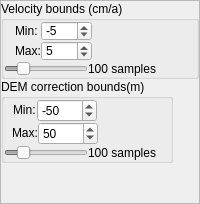
            <widget class="QFrame" name="frame_5">
             <property name="frameShape">
              <enum>QFrame::StyledPanel</enum>
             </property>
             <property name="frameShadow">
              <enum>QFrame::Raised</enum>
             </property>
             <layout class="QGridLayout" name="gridLayout_3">
              <property name="leftMargin">
               <number>0</number>
              </property>
              <property name="topMargin">
               <number>0</number>
              </property>
              <property name="rightMargin">
               <number>0</number>
              </property>
              <property name="bottomMargin">
               <number>0</number>
              </property>
              <property name="spacing">
               <number>0</number>
              </property>
              <item row="0" column="0">
               <widget class="QGroupBox" name="groupBox_16">
                <property name="sizePolicy">
                 <sizepolicy hsizetype="Preferred" vsizetype="Fixed">
                  <horstretch>0</horstretch>
                  <verstretch>0</verstretch>
                 </sizepolicy>
                </property>
                <property name="title">
                 <string>Velocity bounds (cm/a)</string>
                </property>
                <layout class="QFormLayout" name="formLayout_5">
                 <property name="formAlignment">
                  <set>Qt::AlignLeading|Qt::AlignLeft|Qt::AlignTop</set>
                 </property>
                 <property name="horizontalSpacing">
                  <number>0</number>
                 </property>
                 <property name="verticalSpacing">
                  <number>0</number>
                 </property>
                 <property name="leftMargin">
                  <number>0</number>
                 </property>
                 <property name="topMargin">
                  <number>0</number>
                 </property>
                 <property name="rightMargin">
                  <number>0</number>
                 </property>
                 <property name="bottomMargin">
                  <number>0</number>
                 </property>
                 <item row="0" column="1">
                  <layout class="QVBoxLayout" name="verticalLayout_5">
                   <property name="spacing">
                    <number>0</number>
                   </property>
                   <item>
                    <layout class="QHBoxLayout" name="horizontalLayout_6">
                     <item>
                      <layout class="QGridLayout" name="gridLayout_27">
                       <property name="spacing">
                        <number>0</number>
                       </property>
                       <item row="0" column="0">
                        <widget class="QLabel" name="label_7">
                         <property name="enabled">
                          <bool>true</bool>
                         </property>
                         <property name="sizePolicy">
                          <sizepolicy hsizetype="Fixed" vsizetype="Fixed">
                           <horstretch>0</horstretch>
                           <verstretch>0</verstretch>
                          </sizepolicy>
                         </property>
                         <property name="text">
                          <string>Min:</string>
                         </property>
                        </widget>
                       </item>
                       <item row="1" column="0">
                        <widget class="QLabel" name="label_9">
                         <property name="enabled">
                          <bool>true</bool>
                         </property>
                         <property name="sizePolicy">
                          <sizepolicy hsizetype="Fixed" vsizetype="Fixed">
                           <horstretch>0</horstretch>
                           <verstretch>0</verstretch>
                          </sizepolicy>
                         </property>
                         <property name="text">
                          <string>Max:</string>
                         </property>
                        </widget>
                       </item>
                       <item row="0" column="1">
                        <widget class="QSpinBox" name="tab_tempuw_spin_box_vel_min">
                         <property name="enabled">
                          <bool>true</bool>
                         </property>
                         <property name="sizePolicy">
                          <sizepolicy hsizetype="Fixed" vsizetype="Fixed">
                           <horstretch>3</horstretch>
                           <verstretch>0</verstretch>
                          </sizepolicy>
                         </property>
                         <property name="minimumSize">
                          <size>
                           <width>0</width>
                           <height>20</height>
                          </size>
                         </property>
                         <property name="wrapping">
                          <bool>false</bool>
                         </property>
                         <property name="frame">
                          <bool>true</bool>
                         </property>
                         <property name="minimum">
                          <number>-100</number>
                         </property>
                         <property name="maximum">
                          <number>100</number>
                         </property>
                         <property name="singleStep">
                          <number>1</number>
                         </property>
                         <property name="value">
                          <number>-5</number>
                         </property>
                         <property name="displayIntegerBase">
                          <number>10</number>
                         </property>
                        </widget>
                       </item>
                       <item row="1" column="1">
                        <widget class="QSpinBox" name="tab_tempuw_spin_box_vel_max">
                         <property name="enabled">
                          <bool>true</bool>
                         </property>
                         <property name="sizePolicy">
                          <sizepolicy hsizetype="Fixed" vsizetype="Fixed">
                           <horstretch>3</horstretch>
                           <verstretch>0</verstretch>
                          </sizepolicy>
                         </property>
                         <property name="minimumSize">
                          <size>
                           <width>0</width>
                           <height>20</height>
                          </size>
                         </property>
                         <property name="minimum">
                          <number>-100</number>
                         </property>
                         <property name="maximum">
                          <number>100</number>
                         </property>
                         <property name="singleStep">
                          <number>1</number>
                         </property>
                         <property name="value">
                          <number>5</number>
                         </property>
                        </widget>
                       </item>
                      </layout>
                     </item>
                     <item>
                      <widget class="QPushButton" name="tab_tempuw_push_button_vel_bound_sync">
                       <property name="sizePolicy">
                        <sizepolicy hsizetype="Fixed" vsizetype="Fixed">
                         <horstretch>1</horstretch>
                         <verstretch>0</verstretch>
                        </sizepolicy>
                       </property>
                       <property name="maximumSize">
                        <size>
                         <width>40</width>
                         <height>40</height>
                        </size>
                       </property>
                       <property name="toolTip">
                        <string>Synchronise velocity bounds</string>
                       </property>
                       <property name="toolTipDuration">
                        <number>3000</number>
                       </property>
                       <property name="text">
                        <string/>
                       </property>
                       <property name="icon">
                        <iconset resource="../../../resources/qrc/icons_128.qrc">
                         <normaloff>:/icons/128/synchronise_gray.png</normaloff>
                         <activeon>:/icons/128/synchronise_blue.png</activeon>:/icons/128/synchronise_gray.png</iconset>
                       </property>
                       <property name="iconSize">
                        <size>
                         <width>28</width>
                         <height>28</height>
                        </size>
                       </property>
                       <property name="checkable">
                        <bool>true</bool>
                       </property>
                       <property name="checked">
                        <bool>false</bool>
                       </property>
                       <property name="flat">
                        <bool>true</bool>
                       </property>
                      </widget>
                     </item>
                    </layout>
                   </item>
                   <item>
                    <layout class="QHBoxLayout" name="horizontalLayout_2">
                     <property name="spacing">
                      <number>0</number>
                     </property>
                     <item>
                      <widget class="QSlider" name="tab_tempuw_slider_vel_n_samples">
                       <property name="enabled">
                        <bool>false</bool>
                       </property>
                       <property name="sizePolicy">
                        <sizepolicy hsizetype="Fixed" vsizetype="Fixed">
                         <horstretch>0</horstretch>
                         <verstretch>0</verstretch>
                        </sizepolicy>
                       </property>
                       <property name="minimum">
                        <number>10</number>
                       </property>
                       <property name="maximum">
                        <number>250</number>
                       </property>
                       <property name="singleStep">
                        <number>10</number>
                       </property>
                       <property name="value">
                        <number>50</number>
                       </property>
                       <property name="orientation">
                        <enum>Qt::Horizontal</enum>
                       </property>
                      </widget>
                     </item>
                     <item>
                      <widget class="QLabel" name="tab_tempuw_label_vel_n_samples">
                       <property name="sizePolicy">
                        <sizepolicy hsizetype="Fixed" vsizetype="Preferred">
                         <horstretch>0</horstretch>
                         <verstretch>0</verstretch>
                        </sizepolicy>
                       </property>
                       <property name="text">
                        <string>100 samples</string>
                       </property>
                      </widget>
                     </item>
                    </layout>
                   </item>
                  </layout>
                 </item>
                </layout>
               </widget>
              </item>
              <item row="1" column="0">
               <widget class="QGroupBox" name="groupBox_17">
                <property name="sizePolicy">
                 <sizepolicy hsizetype="Fixed" vsizetype="Fixed">
                  <horstretch>0</horstretch>
                  <verstretch>0</verstretch>
                 </sizepolicy>
                </property>
                <property name="title">
                 <string>DEM correction bounds(m)</string>
                </property>
                <layout class="QFormLayout" name="formLayout_6">
                 <property name="formAlignment">
                  <set>Qt::AlignLeading|Qt::AlignLeft|Qt::AlignTop</set>
                 </property>
                 <property name="horizontalSpacing">
                  <number>0</number>
                 </property>
                 <property name="verticalSpacing">
                  <number>0</number>
                 </property>
                 <property name="leftMargin">
                  <number>0</number>
                 </property>
                 <property name="topMargin">
                  <number>0</number>
                 </property>
                 <property name="rightMargin">
                  <number>0</number>
                 </property>
                 <property name="bottomMargin">
                  <number>0</number>
                 </property>
                 <item row="0" column="0">
                  <layout class="QVBoxLayout" name="verticalLayout_9">
                   <item>
                    <layout class="QHBoxLayout" name="horizontalLayout">
                     <item>
                      <layout class="QVBoxLayout" name="verticalLayout_11">
                       <property name="spacing">
                        <number>0</number>
                       </property>
                       <item>
                        <layout class="QHBoxLayout" name="horizontalLayout_7">
                         <property name="spacing">
                          <number>0</number>
                         </property>
                         <item>
                          <widget class="QLabel" name="label_11">
                           <property name="enabled">
                            <bool>true</bool>
                           </property>
                           <property name="sizePolicy">
                            <sizepolicy hsizetype="Fixed" vsizetype="Fixed">
                             <horstretch>0</horstretch>
                             <verstretch>0</verstretch>
                            </sizepolicy>
                           </property>
                           <property name="text">
                            <string>Min:</string>
                           </property>
                          </widget>
                         </item>
                         <item>
                          <widget class="QSpinBox" name="tab_tempuw_spin_box_demerr_min">
                           <property name="enabled">
                            <bool>true</bool>
                           </property>
                           <property name="sizePolicy">
                            <sizepolicy hsizetype="Fixed" vsizetype="Fixed">
                             <horstretch>0</horstretch>
                             <verstretch>0</verstretch>
                            </sizepolicy>
                           </property>
                           <property name="minimumSize">
                            <size>
                             <width>60</width>
                             <height>0</height>
                            </size>
                           </property>
                           <property name="wrapping">
                            <bool>false</bool>
                           </property>
                           <property name="frame">
                            <bool>true</bool>
                           </property>
                           <property name="minimum">
                            <number>-500</number>
                           </property>
                           <property name="maximum">
                            <number>500</number>
                           </property>
                           <property name="singleStep">
                            <number>10</number>
                           </property>
                           <property name="value">
                            <number>-50</number>
                           </property>
                          </widget>
                         </item>
                        </layout>
                       </item>
                       <item>
                        <layout class="QHBoxLayout" name="horizontalLayout_8">
                         <property name="spacing">
                          <number>0</number>
                         </property>
                         <item>
                          <widget class="QLabel" name="label_10">
                           <property name="enabled">
                            <bool>true</bool>
                           </property>
                           <property name="sizePolicy">
                            <sizepolicy hsizetype="Fixed" vsizetype="Fixed">
                             <horstretch>0</horstretch>
                             <verstretch>0</verstretch>
                            </sizepolicy>
                           </property>
                           <property name="text">
                            <string>Max:</string>
                           </property>
                          </widget>
                         </item>
                         <item>
                          <widget class="QSpinBox" name="tab_tempuw_spin_box_demerr_max">
                           <property name="enabled">
                            <bool>true</bool>
                           </property>
                           <property name="sizePolicy">
                            <sizepolicy hsizetype="Fixed" vsizetype="Fixed">
                             <horstretch>0</horstretch>
                             <verstretch>0</verstretch>
                            </sizepolicy>
                           </property>
                           <property name="minimumSize">
                            <size>
                             <width>60</width>
                             <height>0</height>
                            </size>
                           </property>
                           <property name="minimum">
                            <number>-500</number>
                           </property>
                           <property name="maximum">
                            <number>500</number>
                           </property>
                           <property name="singleStep">
                            <number>10</number>
                           </property>
                           <property name="value">
                            <number>50</number>
                           </property>
                          </widget>
                         </item>
                        </layout>
                       </item>
                      </layout>
                     </item>
                     <item>
                      <widget class="QPushButton" name="tab_tempuw_push_button_dem_bound_sync">
                       <property name="sizePolicy">
                        <sizepolicy hsizetype="Fixed" vsizetype="Fixed">
                         <horstretch>0</horstretch>
                         <verstretch>1</verstretch>
                        </sizepolicy>
                       </property>
                       <property name="minimumSize">
                        <size>
                         <width>0</width>
                         <height>0</height>
                        </size>
                       </property>
                       <property name="maximumSize">
                        <size>
                         <width>40</width>
                         <height>40</height>
                        </size>
                       </property>
                       <property name="toolTip">
                        <string>Synchronise DEM error bounds</string>
                       </property>
                       <property name="toolTipDuration">
                        <number>3000</number>
                       </property>
                       <property name="text">
                        <string/>
                       </property>
                       <property name="icon">
                        <iconset resource="../../../resources/qrc/icons_128.qrc">
                         <normaloff>:/icons/128/synchronise_gray.png</normaloff>
                         <activeon>:/icons/128/synchronise_blue.png</activeon>:/icons/128/synchronise_gray.png</iconset>
                       </property>
                       <property name="iconSize">
                        <size>
                         <width>28</width>
                         <height>28</height>
                        </size>
                       </property>
                       <property name="checkable">
                        <bool>true</bool>
                       </property>
                       <property name="checked">
                        <bool>false</bool>
                       </property>
                       <property name="flat">
                        <bool>true</bool>
                       </property>
                      </widget>
                     </item>
                    </layout>
                   </item>
                   <item>
                    <layout class="QHBoxLayout" name="horizontalLayout_3">
                     <property name="spacing">
                      <number>0</number>
                     </property>
                     <item>
                      <widget class="QSlider" name="tab_tempuw_slider_demerr_n_samples">
                       <property name="enabled">
                        <bool>false</bool>
                       </property>
                       <property name="sizePolicy">
                        <sizepolicy hsizetype="Fixed" vsizetype="Fixed">
                         <horstretch>0</horstretch>
                         <verstretch>0</verstretch>
                        </sizepolicy>
                       </property>
                       <property name="minimum">
                        <number>10</number>
                       </property>
                       <property name="maximum">
                        <number>250</number>
                       </property>
                       <property name="singleStep">
                        <number>10</number>
                       </property>
                       <property name="value">
                        <number>50</number>
                       </property>
                       <property name="sliderPosition">
                        <number>50</number>
                       </property>
                       <property name="orientation">
                        <enum>Qt::Horizontal</enum>
                       </property>
                      </widget>
                     </item>
                     <item>
                      <widget class="QLabel" name="tab_tempuw_label_demerr_n_samples">
                       <property name="text">
                        <string>100 samples</string>
                       </property>
                      </widget>
                     </item>
                    </layout>
                   </item>
                  </layout>
                 </item>
                </layout>
               </widget>
              </item>
              <item row="2" column="0">
               <spacer name="verticalSpacer_6">
                <property name="orientation">
                 <enum>Qt::Vertical</enum>
                </property>
                <property name="sizeHint" stdset="0">
                 <size>
                  <width>20</width>
                  <height>40</height>
                 </size>
                </property>
               </spacer>
              </item>
             </layout>
            </widget>
